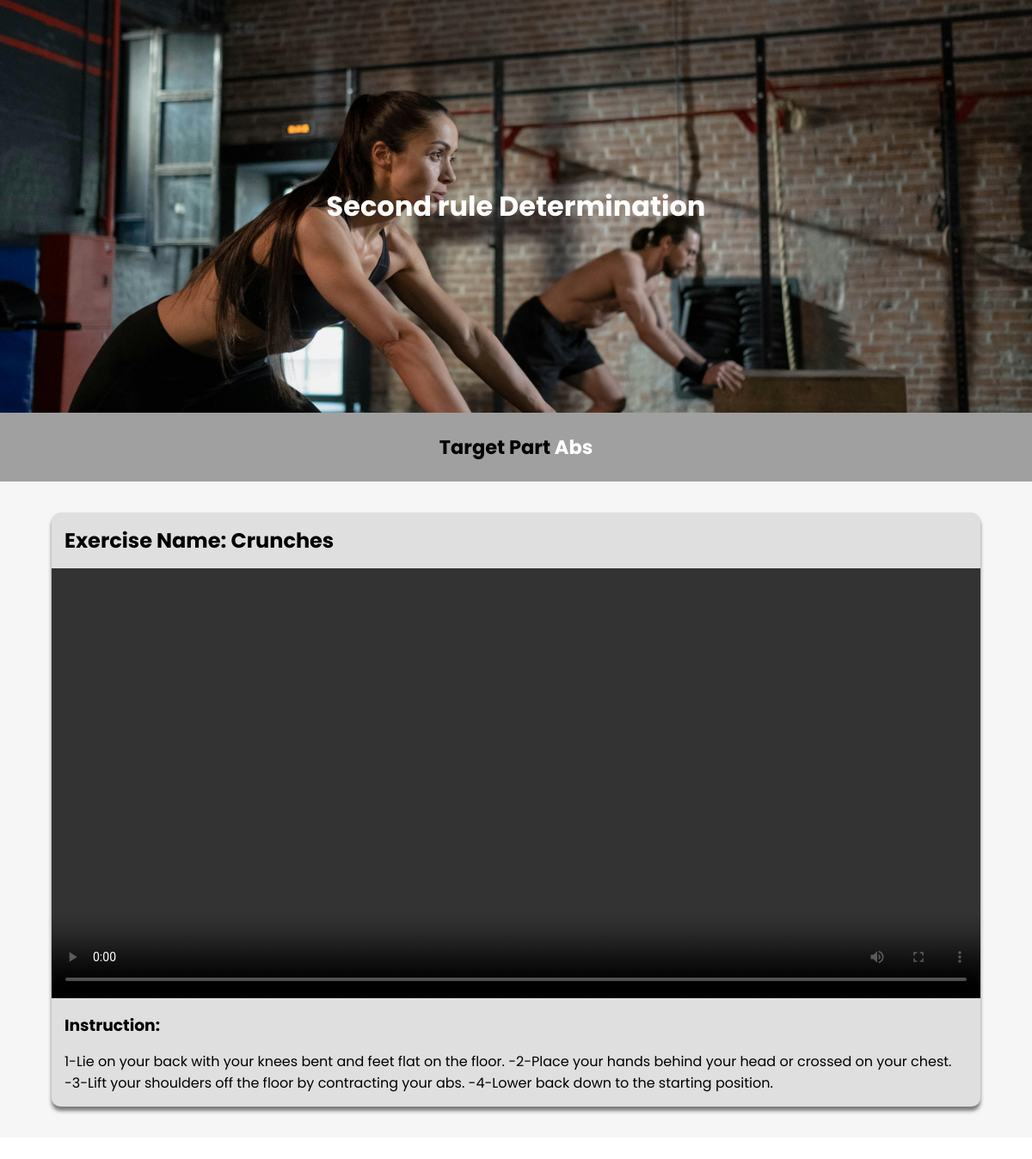
The page /pack.php (signed in) on the database its author committed.
### tables this page shows
CREATE TABLE `courses` (
  `courseId` int(255) NOT NULL,
  `coach_id` int(255) NOT NULL,
  `video_id` int(255) NOT NULL,
  `name` varchar(50) NOT NULL,
  `instructions` mediumtext NOT NULL,
  `muscle` varchar(50) NOT NULL
);

CREATE TABLE `video` (
  `videoId` int(255) NOT NULL,
  `content` varchar(50) NOT NULL
);

### pack.php (the view, shortened to what this page needs)
<?php
require('db_connect.php');
$sql="SELECT * FROM courses WHERE muscle LIKE '%abs%'";
$result=mysqli_query($conn,$sql);
if($result){
if ($result->num_rows > 0) {
$row1 = mysqli_fetch_assoc($result);
$muscle = $row1['muscle'];
}else{
    $muscle="Not set yet!";
}
}else{
    echo "Error: " . $sql . "<br>" . mysqli_error($conn);
}
?>
<!DOCTYPE html>
<html lang="en">
<head>
    <link rel="stylesheet" href="./css/course.css">
</head>
<body>
    <section class="intro">
        <h1>Second rule Determination</h1>
    </section>
    <section class="coach-name">
        <h1>Target Part <span style="color: white;"><?php echo $muscle; ?></span></h1>
    </section>
    <section class="course-container">
            <?php
            $sql="SELECT * FROM courses WHERE muscle LIKE '%abs%'";
            $result=mysqli_query($conn,$sql);
            if($result){
            if ($result->num_rows > 0) {
            while ($row = mysqli_fetch_assoc($result)) {
                $video_id = $row['video_id'];
                $sql2 = "SELECT * From video WHERE videoId=$video_id";
                $result2 = mysqli_query($conn, $sql2);
                if ($result2) {
                    if ($result2->num_rows > 0) {
                        $row2 = mysqli_fetch_assoc($result2);
                    }
                }
                else{
                    echo "Error: " . $sql . "<br>" . mysqli_error($conn);
                }
            echo '
            <div class="content-container">
            <h1>Exercise Name: <span>'.$row['name'].'</span></h1>
            <video src="'.$row2['content'].'" controls></video>
            <h3>Instruction:</h3>
            <p>'.$row['instructions'].'</p>
        </div>';
            }
            }else{
                echo " Exercises Not Set yet!";
            }
        }
            ?>
    </section>
</body>
</html>

### css/course.css (style rules this page uses)
* { margin: 0; padding: 0; box-sizing: border-box; font-family: "Poppins", sans-serif; }
.intro { width: 100%; height: 60vh; background-image: url(../images/pexels-cottonbro-7676548.jpg); background-size: cover; background-position: center; background-repeat: no-repeat; }
.intro { display: flex; justify-content: center; align-items: center; color: white; }
.intro h1 { font-size:xx-large; text-align: center; }
.coach-name { width: 100%; height: 10vh; background-color: rgb(160, 160, 160); text-align: center; display: flex; justify-content: center; align-items: center; font-size: larger; font-family: cursive; }
.course-container { width: 100%; height: auto; background-color: rgb(246, 246, 246); display: flex; flex-direction: column; justify-content: center; align-items: center; }
.content-container { margin-top: 3%; margin-bottom: 3%; background-color: rgb(223, 223, 223); width: 60%; height: auto; border-radius: 10px; box-shadow: 0 5px 4px rgba(0,0,0,0.5); }
.content-container h1 { padding: 15px; font-size: x-large; }
.content-container h3 { padding: 10px 15px 0px 15px; }
.content-container video { width: 100%; height: 500px; }
.content-container p { padding:15px; }
@media screen and (orientation:portrait) { .content-container { width: 90%; } }
@media screen and (orientation:portrait) { .coach-name { font-size: 15px; } }

### rows shown on the page
courses: muscle "Abs", name "Crunches", instructions "1-Lie on your back with your knees bent and feet flat on the floor. -2-Place your hands behind your head or crossed on your chest. -3-Lift your shoulders off the floor by contracting your abs. -4-Lower back down to the starting position."
